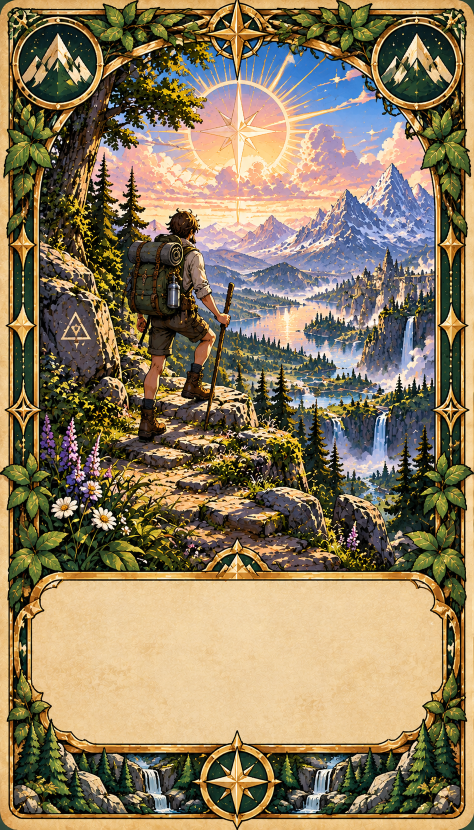
#> input picture lifemax_modular_v73/art/cards/packs/classic/src/adventure.png, 948 x 1659 px (shown at 1/2 size); its folder holds only this picture in this run
$ python make_card_art.py
#> lines starting #> are read from the running program, lines starting #| are printed output that depends on the picture
#!/usr/bin/env python3
"""Builds every card-art pack into src/runtime/segments/50-quests-art.js.
Run from lifemax_modular_v73:  python3 tools/make_card_art.py

A pack is a folder  art/cards/packs/<id>/  holding
  pack.json   {"name": "Halloween", "season": {"from": "10-01", "to": "11-02"} or null, "panel": {"default": [top%, bottomInset%], "<attribute>": [..]}}
  src/<attribute>.png  physique endurance intelligence business social adventure wellbeing discipline, and back.png
Missing files are fine: that card falls back to the Classic pack. 'season' is used by the Auto choice in Settings (month-day, may wrap the new year).
Panel numbers say where the parchment text area sits: its top edge as a percent of the card height, and how far its bottom edge is from the card bottom."""
import base64, glob, io, json, os
from PIL import Image
W = 640
root = 'art/cards/packs'
packs = {}
for d in sorted(glob.glob(root + '/*/')):
    pid = os.path.basename(os.path.normpath(d))
    meta = json.load(open(d + 'pack.json')) if os.path.exists(d + 'pack.json') else {}
    imgs = {}
    for f in sorted(glob.glob(d + 'src/*.png')):
        key = os.path.splitext(os.path.basename(f))[0]
        im = Image.open(f).convert('RGB'); h = round(im.height * W / im.width)
#> further down, im is the input picture: PIL image 948x1659 RGB; mean R, G, B 140.1, 124.1, 94.7
#> after `h = round(im.height * W / im.width)`: h = 1120
        im = im.resize((W, h), Image.LANCZOS)
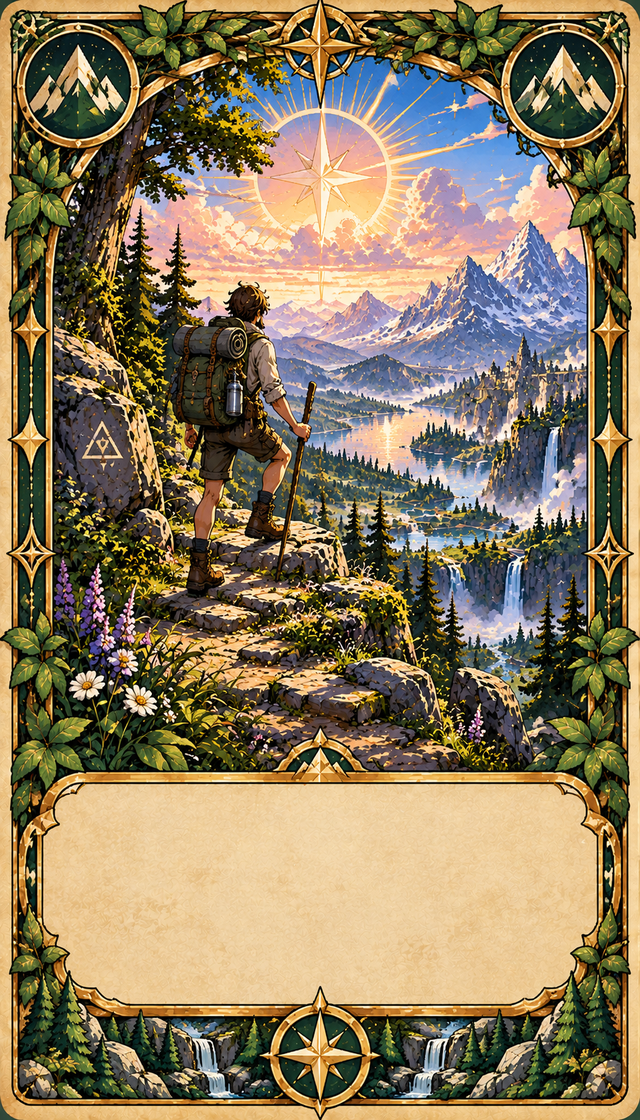
#> im: PIL image 640x1120 RGB; mean R, G, B 140.1, 124.2, 94.8
        b = io.BytesIO(); im.save(b, 'WEBP', quality=74, method=6)
        imgs[key] = base64.b64encode(b.getvalue()).decode()
        print(pid, key, len(b.getvalue()) // 1024, 'KB')
    packs[pid] = {'name': meta.get('name', pid), 'season': meta.get('season'), 'panel': meta.get('panel', {'default': [69.3, 10.6]}), 'keys': sorted(imgs), 'img': imgs}
#> pass 2 of the loop `for d in sorted(glob.glob(root + '/*/')):`:
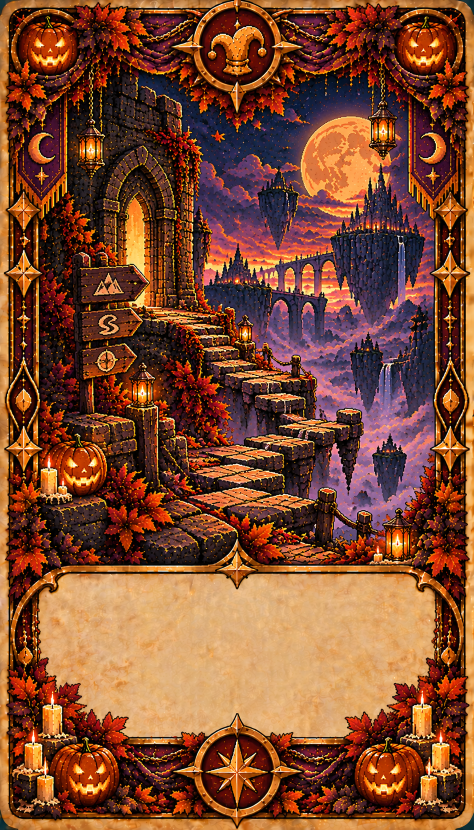
#> input picture lifemax_modular_v73/art/cards/packs/halloween/src/adventure.png, 948 x 1659 px (shown at 1/2 size)
#> im is the input picture: PIL image 948x1659 RGB; mean R, G, B 127.6, 74.4, 48.3
#> `im = im.resize((W, h), Image.LANCZOS)`:
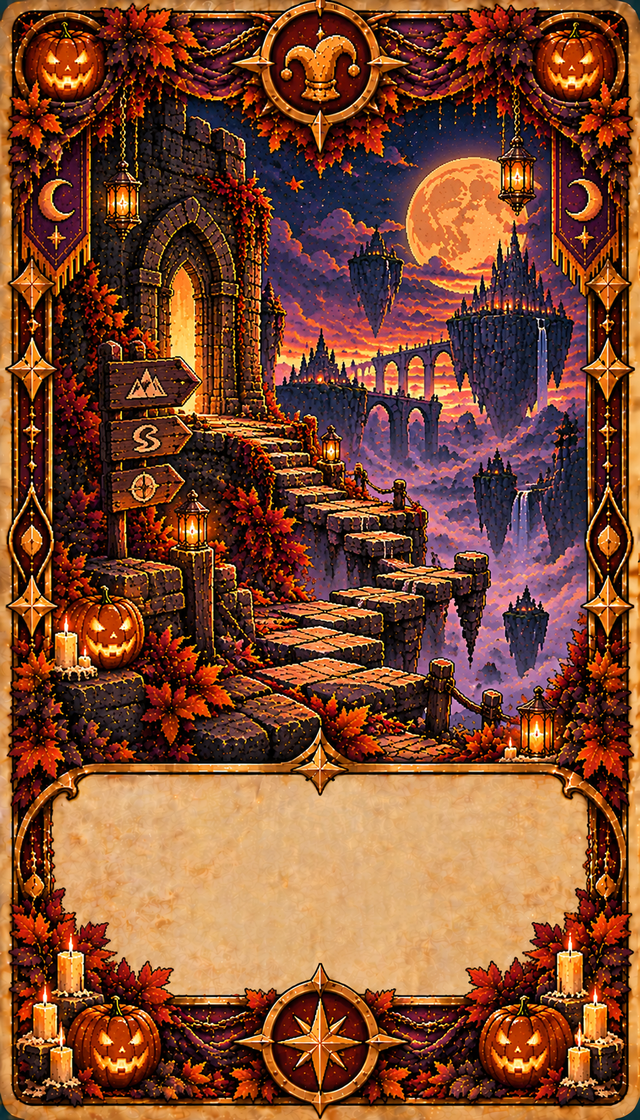
#> im: PIL image 640x1120 RGB; mean R, G, B 127.6, 74.5, 48.3
js = '/* generated by tools/make_card_art.py from art/cards/packs. Do not edit by hand. */\n'
js += 'var QART_PACKS=' + json.dumps({k: {kk: vv for kk, vv in v.items() if kk != 'img'} for k, v in packs.items()}, separators=(',', ':')) + ';\n'
js += 'var QART_B64=' + json.dumps({k: v['img'] for k, v in packs.items()}, separators=(',', ':')) + ';\n'
js += r'''var QART_URL={};
function qartPref(){try{return localStorage.getItem('lma_qpack')||'auto'}catch(e){return 'auto'}}
function qartSeasonal(){const d=new Date(),k=String(d.getMonth()+1).padStart(2,'0')+'-'+String(d.getDate()).padStart(2,'0');
 for(const id in QART_PACKS){const s=QART_PACKS[id].season;if(!s)continue;const inR=s.from<=s.to?(k>=s.from&&k<=s.to):(k>=s.from||k<=s.to);if(inR)return id}return 'classic'}
function qartPackId(){const p=qartPref();return p==='auto'?qartSeasonal():(QART_PACKS[p]?p:'classic')}
function qartSetPack(v){try{localStorage.setItem('lma_qpack',v)}catch(e){}toast('Card art: '+(v==='auto'?'automatic by season':(QART_PACKS[v]?QART_PACKS[v].name:v)));try{dhSig='';if(typeof dhRenderHand==='function')dhRenderHand()}catch(e){}}
/* which pack actually supplies a given card: the chosen one, else Classic */
function qartSource(k){const id=qartPackId();return QART_B64[id]&&QART_B64[id][k]?id:(QART_B64.classic&&QART_B64.classic[k]?'classic':null)}
function qartUrl(k){
 const src=qartSource(k);if(!src)return null;const key=src+'/'+k;
 if(!QART_URL[key]){
  try{const bin=atob(QART_B64[src][k]),u=new Uint8Array(bin.length);for(let i=0;i<bin.length;i++)u[i]=bin.charCodeAt(i);QART_URL[key]=URL.createObjectURL(new Blob([u],{type:'image/webp'}))}
  catch(e){QART_URL[key]=null}
 }
 return QART_URL[key];
}
function qartPanel(k){const src=qartSource(k),P=src&&QART_PACKS[src]?QART_PACKS[src].panel:null;return (P&&(P[k]||P['default']))||[69.3,10.6]}
setTimeout(function(){try{const s=document.getElementById('qpackSel');if(s){s.innerHTML='<option value="auto">Automatic (by season)</option>'+Object.keys(QART_PACKS).map(function(id){return '<option value="'+id+'">'+QART_PACKS[id].name+'</option>'}).join('');s.value=qartPref()}}catch(e){}},0);
'''
open('src/runtime/segments/50-quests-art.js', 'w').write(js)
print('wrote segment', len(js) // 1024, 'KB')
